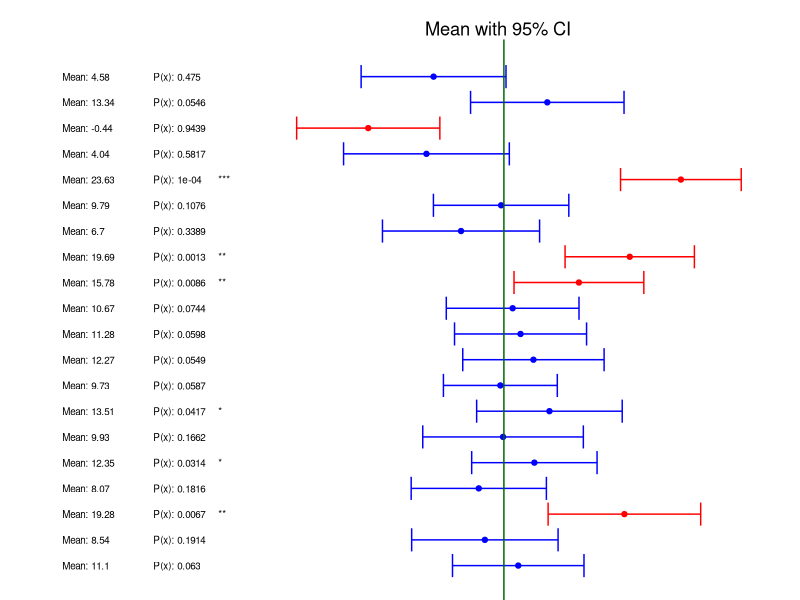

The R source for this figure:
##########################################
# 
#         Small multiple graphs
#
# Series:
# Little Useless-useful R functions #28
#
# Created: September 14, 2021
# Author: Tomaž Kaštrun
# Blog: tomaztsql.wordpress.com

# Changelog: 
###########################################

set.seed(2908)

# 1. Making data of 20 cases
myData <- data.frame(value=rnorm(2000, mean = 40, sd=20))
myControls <- data.frame(value=rnorm(2000, mean = 30, sd=20))
cases <- NULL
controls <- NULL
for (i in 1:20) {
  cases[[i]] <- sample(myData$value, size=20)
  controls[[i]] <- sample(myControls$value, size=20)
}

estimates <- data.frame(lower=NA, 
                        meanDiff=sapply(cases, mean)-sapply(controls,mean),
                        caseSSE= sapply(cases, function(x) sum((x-mean(x))^2)),
                        controlSSE = sapply(controls, function(x) sum((x-mean(x))^2)),
                        sd=NA,
                        upper=NA)


# Calculating statistics
estimates$sd <- sqrt((estimates$caseSSE+estimates$controlSSE)/64)
se <- estimates$sd/sqrt(32)  
tBound <- qt(0.975, df=31)
zBound <-qnorm(0.975)
estimates$lower <- estimates$meanDiff - se*tBound 
estimates$upper <- estimates$meanDiff + se*tBound
estimates$problem = estimates$lower >10 | estimates$upper < 10


tTest <- mapply(t.test, x=controls, y=cases)
tTest <- as.data.frame(t(tTest))
estimates$p <- unlist(tTest$p.value)
estimates$p <- round(estimates$p, 4)
estimates$significance <- ""
estimates$significance[estimates$p<.05] <- "*"
estimates$significance[estimates$p<.01] <- "**"
estimates$significance[estimates$p<.001] <- "***"

estimates$sampleNum <- as.numeric(row.names(estimates))
popDifferenceSE <- sqrt(20^2+20^2)/sqrt(32)
fakeData<-data.frame(value=rnorm(1000000, mean=10, sd=popDifferenceSE))



# 2. Get some libs for plotting

# get libraries we need for plotting and stacking the plots
library(ggplot2)


problemColors <- c("TRUE"="red", "FALSE"="blue")
colorScale <- scale_colour_manual(name="problem", values=problemColors)


# Plot Graph
ggplot(data=estimates, aes(x=meanDiff, y=sampleNum)) +
  
  geom_errorbarh(aes(xmin=lower,xmax=upper, color=problem)) +
  geom_point(aes(color=problem))  + 
  geom_vline(xintercept = 10, color="darkgreen") +
  scale_y_reverse() + 
  geom_text(aes(x=-24, y=sampleNum, 
                label=paste("Mean:", round(meanDiff,2))),
            size = 2.5, hjust="inward") +
  
  geom_text(aes(x=-17, y=sampleNum, 
                label=paste("P(x): ",
                            p, sep="")),
            size = 2.5, hjust="inward") +
  
  scale_x_continuous(limits=c(-26,30)) +
  colorScale +
  theme_void() +

  theme(legend.position = "none",
        plot.title = element_text(hjust = 0.65),
        plot.margin = unit(c(10, 0, -2, 0), "pt")) +
  
  ggtitle("Mean with 95% CI") +
  geom_text(aes(x=-12, y=sampleNum, 
                label=estimates$significance),
            size = 2.5, hjust="inward") 





# 4. Clean
rm(popDifferenceSE,i,se,tBound, zBound, cases, controls, myData, myControls, tTest)
rm(colorScale, estimates, fakeData, smallMultiples, finalGraph, problemColors)
